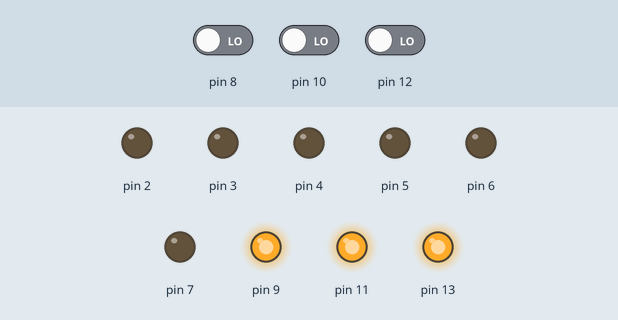
Bench run of a sketch on a simulated Arduino Uno, built with avr-gcc and run on an emulated ATmega328P. On the bench: output pins drawn as LEDs (lit = HIGH). The test bench sets the inputs (shaded band); at power-on: pin 8 LOW, pin 10 LOW, pin 12 LOW.

Above: at 1.2 s.
1.3 s: pin 8 driven HIGH
At 2.2 s:
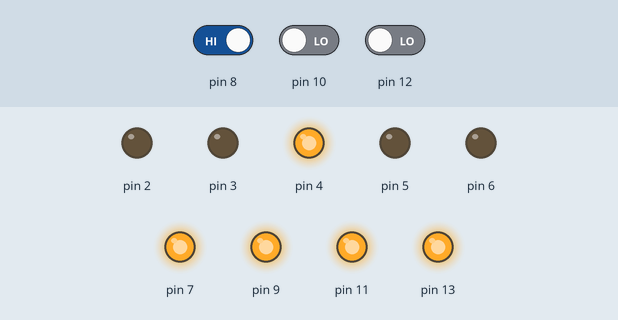
2.8 s: pin 10 driven HIGH
At 3.9 s:
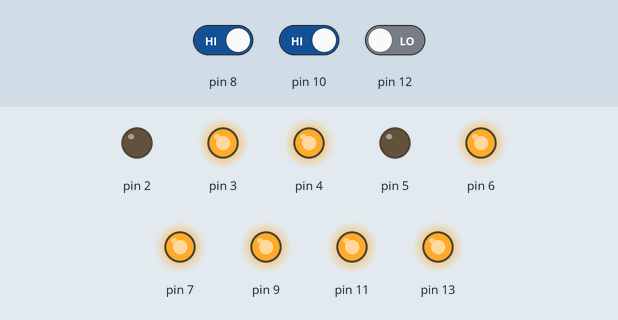
4.3 s: pin 12 driven HIGH
At 5.4 s:
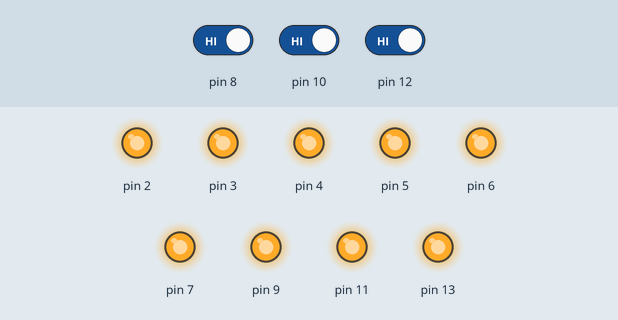
5.8 s: pin 8 driven LOW
At 6.5 s:
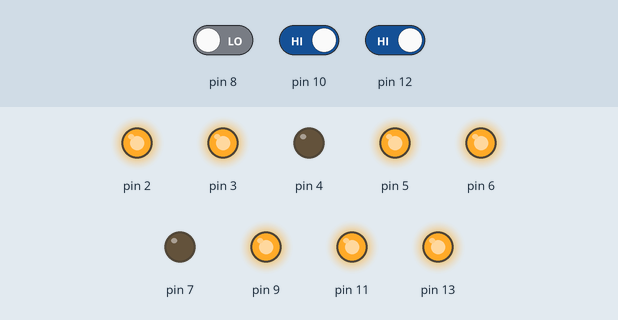
7.3 s: pin 10 driven LOW
At 8.4 s:
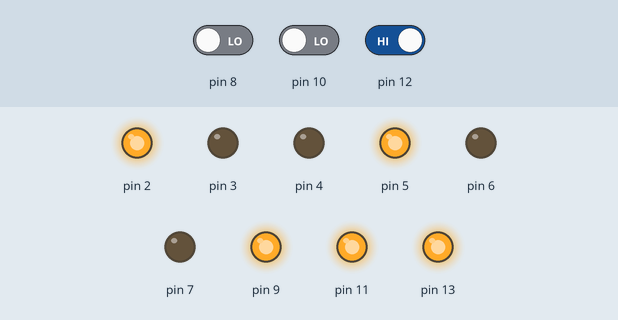
8.8 s: pin 8 driven HIGH
At 10.1 s:
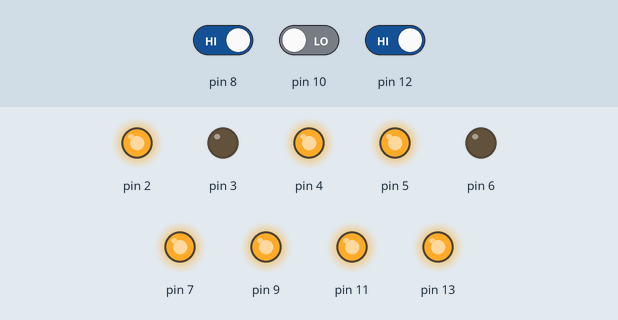
Timing chart, 0 to 11.3 s (numbered marks = the images above; inputs shaded):
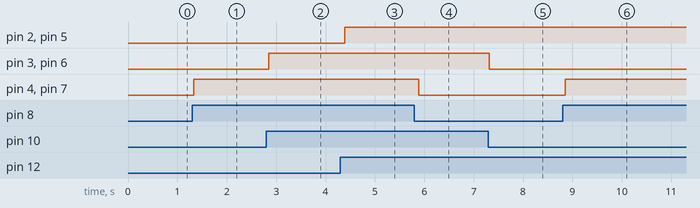

The sketch:

modul_2.ino
```cpp
#include <SoftwareSerial.h>
SoftwareSerial SwSerial(0, 1); //RX, TX

int buttonState = 0;

void setup() {
  // put your setup code here, to run once:

  //SERIAL
  SwSerial.begin(9600);
   // pin RED
  pinMode(13,OUTPUT);
  pinMode(12,INPUT);
  pinMode(4,OUTPUT);
  pinMode(7,OUTPUT);

  // PIN BLUE
  pinMode(11,OUTPUT);
  pinMode(10,INPUT);
  pinMode(3,OUTPUT);
  pinMode(6,OUTPUT);

  // PIN GREEN
  pinMode(9,OUTPUT);
  pinMode(8,INPUT);
  pinMode(2,OUTPUT);
  pinMode(5,OUTPUT);


  digitalWrite(13,HIGH);
  digitalWrite(11,HIGH);
  digitalWrite(9,HIGH);
}

void loop() {
  // put your main code here, to run repeatedly:

  // button green
   buttonState = digitalRead(12);
  if (buttonState == HIGH) {
    SwSerial.println("Lampu Hijau dan Buzzer menyala");
    digitalWrite(2,HIGH);
    digitalWrite(5,HIGH);
  } else {
    digitalWrite(2,LOW);
    digitalWrite(5,LOW);
  }

  // button blue
    buttonState = digitalRead(10);
  if (buttonState == HIGH) {
    SwSerial.println("Lampu Blue dan Buzzer menyala");
    digitalWrite(3,HIGH);
    digitalWrite(6,HIGH);
  } else {
    digitalWrite(3,LOW);
    digitalWrite(6,LOW);
  }

    // button red
    buttonState = digitalRead(8);
  if (buttonState == HIGH) {
    SwSerial.println("Lampu Red dan Buzzer menyala");
    digitalWrite(4,HIGH);
    digitalWrite(7,HIGH);
  } else {
    digitalWrite(4,LOW);
    digitalWrite(7,LOW);
  }
}
```

Measured:
- after the input at 1.3 s, pin 4, pin 7: LOW → HIGH at once
- after the input at 2.8 s, pin 3, pin 6: LOW → HIGH after 0.05 s
- after the input at 4.3 s, pin 2, pin 5: LOW → HIGH after 0.09 s
- after the input at 5.8 s, pin 4, pin 7: HIGH → LOW after 0.09 s
- after the input at 7.3 s, pin 3, pin 6: HIGH → LOW at once
- after the input at 8.8 s, pin 4, pin 7: LOW → HIGH after 0.06 s
